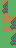

Tiled map render using the project's own tile images. Description and the whole map definition, tile-layer contents included, below:
An orthogonal 2x3 tile map with 8x16 px tiles, 2 tile layers (Tile Layer 1, gree), 2 tilesets.

<map version="1.5" tiledversion="1.7.2" orientation="orthogonal" renderorder="left-down" width="2" height="3" tilewidth="8" tileheight="16" infinite="0" nextlayerid="3" nextobjectid="1">
 <tileset firstgid="1" source="Tileset.tsx" />
 <tileset firstgid="5" source="tes3.tsx" />
 <layer id="1" name="Tile Layer 1" width="2" height="3">
  <data encoding="csv">
3,0,
7,0,
7,0
</data>
 </layer>
 <layer id="2" name="gree" width="2" height="3">
  <data encoding="csv">
2,1,
0,2,
1,2
</data>
 </layer>
</map>
